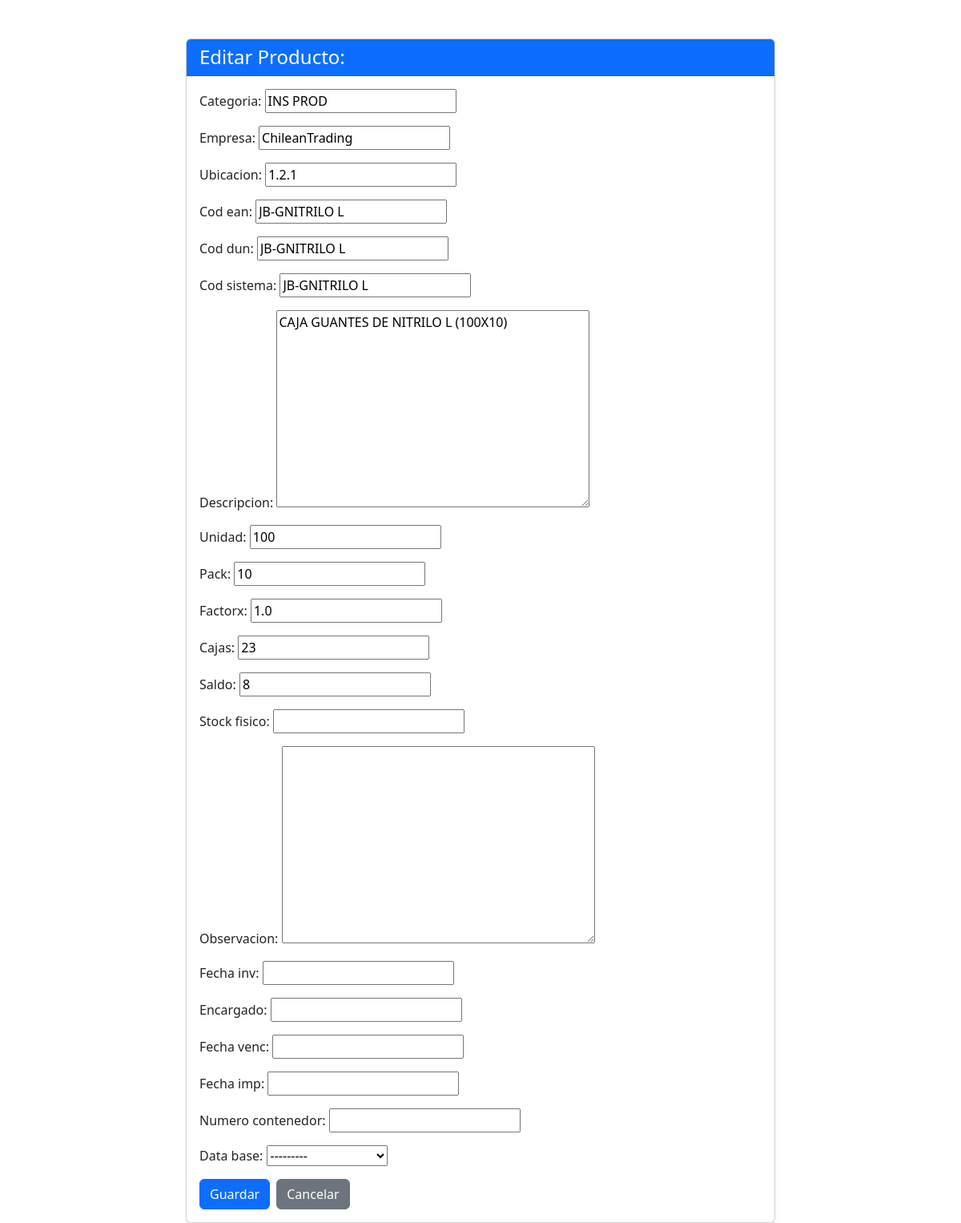
Screenshot of /productos/editar/14582/ with the database file from the repository.
### productos/models.py (models this page shows, shortened)
class Producto(models.Model):
    categoria = models.CharField(max_length=100, blank=True, null=True)
    empresa = models.CharField(max_length=100, blank=True, null=True)
    ubicacion = models.CharField(max_length=100, blank=True, null=True)
    cod_ean = models.CharField(max_length=50, blank=True, null=True)
    cod_dun = models.CharField(max_length=50, blank=True, null=True)
    cod_sistema = models.CharField(max_length=50, blank=True, null=True)
    descripcion = models.TextField(max_length=350, blank=True, null=True)
    unidad = models.CharField(max_length=20, blank=True, null=True)
    pack = models.IntegerField(blank=True, null=True)
    factorx = models.FloatField(blank=True, null=True)
    cajas = models.IntegerField(blank=True, null=True)
    saldo = models.IntegerField(blank=True, null=True)
    stock_fisico = models.IntegerField(blank=True, null=True)
    observacion = models.TextField(max_length=350, blank=True, null=True)
    fecha_inv = models.DateField(default=datetime.date.today, blank=True, null=True)
    encargado = models.CharField(max_length=100, blank=True, null=True)
    fecha_venc = models.DateField(blank=True, null=True)
    fecha_imp = models.DateField(default=datetime.date.today, blank=True, null=True)
    numero_contenedor = models.CharField(max_length=100, blank=True, null=True)
    Data_base = models.ForeignKey(Categoria, on_delete=models.CASCADE,blank=True, null=True)

class Categoria(models.Model):
    categoria = models.CharField(max_length=100)
    def __str__(self):
        return self.categoria

### productos/views.py (the view)
# urls.py: path('editar/<int:id>/', views.editar_producto, name='editar_producto'),
def editar_producto(request, id):
    producto = Producto.objects.get(id=id)
    if request.method == 'POST':
        form = ProductoForm(request.POST, instance=producto)
        if form.is_valid():
            form.save()
            return redirect('productos:index')  # Cambia a la URL correcta
    else:
        form = ProductoForm(instance=producto)
    return render(request, 'editar.html', {'form': form})

### productos/forms.py
class ProductoForm(ModelForm):
    class Meta:
        model = models.Producto
        fields ='__all__' #Incluye todos los campos del modelo

### productos/templates/editar.html (shortened to what this page needs)
<!DOCTYPE html>
<html lang="es">
<head>
    <link href="https://cdn.jsdelivr.net/npm/bootstrap@5.3.3/dist/css/bootstrap.min.css" rel="stylesheet"
>
</head>
<body>
    <div class="container mt-5">
        <div class="row justify-content-center">
            <div class="col-md-8">
                <div class="card shadow-sm">
                    <div class="card-header bg-primary text-white">
                        <h1 class="h4 mb-0">Editar Producto: {{ producto.nombre }}</h1>
                    </div>
                    <div class="card-body">
                        <form method="post" id="editar-producto-form">
                            <div class="mb-3">
                                {{ form.as_p }}
                            </div>
                            <div class="d-flex gap-2">
                                <button type="submit" class="btn btn-primary">Guardar</button>
                                <a href="{% url 'productos:index' %}" class="btn btn-secondary">Cancelar</a>
                            </div>
                        </form>
                    </div>
                </div>
            </div>
        </div>
    </div>
</body>
</html>

### rows the page displays
Producto: categoria "INS PROD", empresa "ChileanTrading", ubicacion "1.2.1", cod_ean "JB-GNITRILO L", cod_dun "JB-GNITRILO L", cod_sistema "JB-GNITRILO L", descripcion "CAJA GUANTES DE NITRILO L (100X10)", unidad "100", pack "10", factorx "1.0", cajas "23", saldo "8", Data_base "---------"
